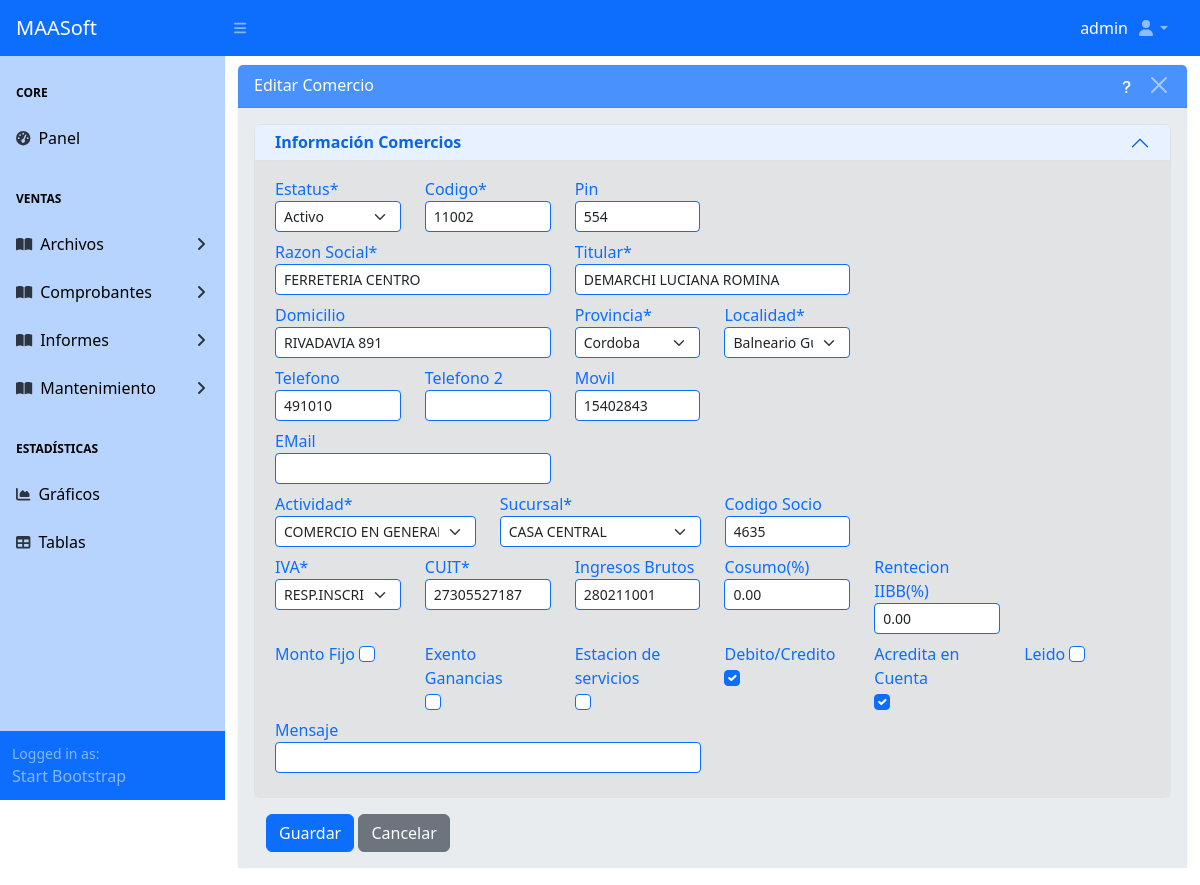
Page /maestros/comercio/1/editar/ (signed in) on the earlier database version.
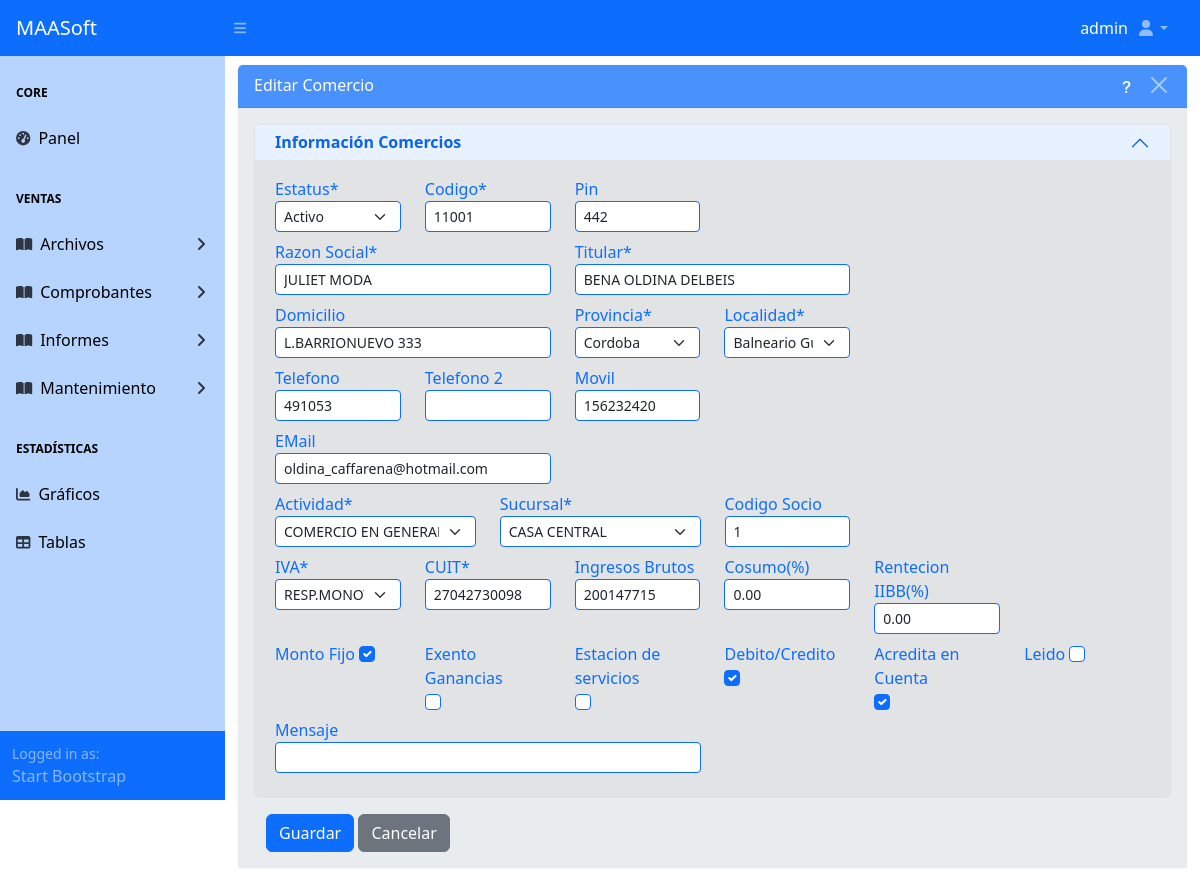
Same page on the later database version.
### apps/maestros/models/comercio_models.py (models this page shows, shortened)
class Comercio(ModeloBaseGenerico):
    id_comercio = models.AutoField(primary_key=True)
    estatus_comercio = models.BooleanField("Estatus*", db_column="estatus", default=True, choices=ESTATUS_GEN)
    codigo_comercio = models.IntegerField("Codigo*", db_column="codigo")
    pin = models.IntegerField()
    razon_social_comercio = models.CharField("Razon Social*", db_column="razon_social", max_length=40)
    nombre_titular = models.CharField("Titular*", db_column="titular", max_length=40)
    domicilio_comercio = models.CharField("Domicilio", db_column="domicilio", max_length=40)
    id_localidad_comercio = models.ForeignKey(Localidad, on_delete=models.PROTECT,
                                              verbose_name="Localidad*", db_column="id_localidad")
    id_provincia_comercio = models.ForeignKey(Provincia, on_delete=models.PROTECT,
                                              verbose_name="Provincia*", db_column="id_provincia")
    telefono_comercio = models.CharField("Telefono", db_column="telefono", max_length=15, blank=True)
    telefono2_comercio = models.CharField("Telefono 2", db_column="telefono2", max_length=15, blank=True)
    movil_comercio = models.CharField("Movil", db_column="movil", max_length=15, blank=True)
    mail_comercio = models.EmailField("eMail", db_column="mail", max_length=50, blank=True)
    id_actividad = models.ForeignKey(Actividad, on_delete=models.PROTECT,
                                     verbose_name="Actividad*")
    id_sucursal_comercio = models.ForeignKey(Sucursal, on_delete=models.PROTECT,
                                             verbose_name="Sucursal*", db_column="id_sucursal")
    codigo_socio = models.IntegerField("Codigo Socio", default=0)
    id_iva_comercio = models.ForeignKey(TipoIva, on_delete=models.PROTECT,
                                        verbose_name="IVA*", db_column="id_iva")
    cuit_comercio = models.DecimalField("CUIT*", db_column="cuit", max_digits=11, decimal_places=0)
    ingreso_bruto = models.CharField("Ingresos Brutos", max_length=15, blank=True)
    monto_fijo = models.BooleanField("Monto Fijo", blank=True)
    estacion_servicio = models.BooleanField("Estacion de servicios", blank=True)
    debito_credito = models.BooleanField("Debito/Credito", blank=True)
    acreditar_cuenta = models.BooleanField("Acredita en Cuenta", blank=True)
    exento_ganancias = models.BooleanField("Exento Ganancias", blank=True)
    mensaje = models.CharField("Mensaje", max_length=120, blank=True)
    leido = models.BooleanField("Leido", blank=True)
    porcentaje_consumo = models.DecimalField("Cosumo(%)", db_column="consumo", max_digits=5, decimal_places=2,
								validators=[MinValueValidator(0),
											MaxValueValidator(100.00)])
    porcentaje_retencion_ib = models.DecimalField("Rentecion IIBB(%)", db_column="retencion_ib", max_digits=5, decimal_places=2,
								validators=[MinValueValidator(0),
											MaxValueValidator(100.00)])
    class Meta:
        db_table = 'comercio'
        verbose_name = ('Comercio')
        verbose_name_plural = ('Comercios')
        ordering = ['razon_social_comercio']

### apps/maestros/views/comercio_views.py (the view)
# urls.py: path('comercio/<int:pk>/editar/', ComercioUpdateView.as_view(), name='comercio_update'),
class ComercioUpdateView(MaestroUpdateView):
	model = ConfigViews.model
	list_view_name = ConfigViews.list_view_name
	form_class = ConfigViews.form_class
	template_name = ConfigViews.template_form
	success_url = ConfigViews.success_url
	permission_required = ConfigViews.permission_change
	extra_context = {
		"accion": f"Editar {ConfigViews.model._meta.verbose_name}",
		"list_view_name" : ConfigViews.list_view_name
	}

### apps/maestros/models/base_models.py (called while the page is built)
    def __str__(self):
        return self.nombre_actividad

    def __str__(self):
        return self.nombre_iva

    def __str__(self):
        return self.nombre_sucursal

	def __str__(self):
		return self.nombre_provincia

### apps/maestros/views/cruds_views_generics.py (called while the page is built)
def obtener_requerimientos_modelo(modelo):
	requerimientos = {}
	for field in modelo._meta.fields:
		exclud_fields = ['usuario', 'estacion', 'fcontrol']
		field_info = []
		if not field.primary_key and field.name not in exclud_fields:
			if not field.blank:
				field_info.append("Este campo es obligatorio")
			if hasattr(field, "max_length") and field.max_length is not None:
				field_info.append(f"Debe tener un máximo de {field.max_length} caracteres")
			if field.unique:
				field_info.append("Debe ser único")
			requerimientos[field.verbose_name] = field_info
	return requerimientos

	def get_context_data(self, **kwargs):
		context = super().get_context_data(**kwargs)
		if 'data_has_errors' not in context:
			context['data_has_errors'] = False
		if 'form' not in context:
			context['form'] = self.get_form()
		context['requerimientos'] = obtener_requerimientos_modelo(self.model)
		return context

### apps/maestros/templates/maestros/comercio_form.html (shortened to what the changed rows need)
{% extends 'maestro_form.html' %}
{% load static %}
{% block maincomponent %}
	{% block principalcomponent %}
		<div id="layoutSidenav_content">
			<main>
				<div class="container-fluid">
					<div class="card border-light mb-3 mt-2">
						<div class="card-body bg-body-secondary">
							<form method="post" enctype="multipart/form-data" novalidate>
								<div class="accordion" id="accordionPanelsStayOpenExample">
									<div class="accordion-item">
										<h2 class="accordion-header">
											<button
												class="accordion-button py-2 "
												type="button"
												data-bs-toggle="collapse"
												data-bs-target="#Información_Comercios"
												aria-expanded="true"
												aria-controls="Información_Comercios">
												<strong>Información Comercios</strong>
											</button>
										</h2>
										<div class="accordion-collapse collapse show"
											id="Información_Comercios">
											<div class="accordion-body bg-secondary-subtle">
												<div class="row">
													<div class="col-md-2">
														<label class="form-label text-primary mb-0">
															{{ form.codigo_comercio.label }}
														</label>
														{{ form.codigo_comercio }}
													</div>
													<div class="col-md-2">
														<label class="form-label text-primary mb-0">
															{{ form.pin.label }}
														</label>
														{{ form.pin }}
													</div>
												</div>
												<div class="row">
													<div class="col-md-4">
														<label class="form-label text-primary mb-0">
															{{ form.razon_social_comercio.label }}
														</label>
														{{ form.razon_social_comercio }}
													</div>
													<div class="col-md-4">
														<label class="form-label text-primary mb-0">
															{{ form.nombre_titular.label }}
														</label>
														{{ form.nombre_titular }}
													</div>
												</div>
												<div class="row">
													<div class="col-md-4">
														<label class="form-label text-primary mb-0">
															{{ form.domicilio_comercio.label }}
														</label>
														{{ form.domicilio_comercio }}
													</div>
												</div>
												<div class="row">
													<div class="col-md-2">
														<label class="form-label text-primary mb-0">
															{{ form.telefono_comercio.label }}
														</label>
														{{ form.telefono_comercio }}
													</div>
													<div class="col-md-2">
														<label class="form-label text-primary mb-0">
															{{ form.movil_comercio.label }}
														</label>
														{{ form.movil_comercio }}
													</div>
												</div>
												<div class="row">
													<div class="col-md-4">
														<label class="form-label text-primary mb-0">
															{{ form.mail_comercio.label }}
														</label>
														{{ form.mail_comercio }}
													</div>
												</div>
												<div class="row">
													<div class="col-md-2">
														<label class="form-label text-primary mb-0">
															{{ form.codigo_socio.label }}
														</label>
														{{ form.codigo_socio }}
													</div>
												</div>
												<div class="row">
													<div class="col-md-2">
														<label class="form-label text-primary mb-0">
															{{ form.id_iva_comercio.label }}
														</label>
														{{ form.id_iva_comercio }}
													</div>
													<div class="col-md-2">
														<label class="form-label text-primary mb-0">
															{{ form.cuit_comercio.label }}
														</label>
														{{ form.cuit_comercio }}
													</div>
													<div class="col-md-2">
														<label class="form-label text-primary mb-0">
															{{ form.ingreso_bruto.label }}
														</label>
														{{ form.ingreso_bruto }}
													</div>
												</div>
												<div class="row">
													<div class="col-md-2">
														<label class="form-label text-primary mb-0">
															{{ form.monto_fijo.label }}
														</label>
														{{ form.monto_fijo }}
													</div>
													<div class="col-md-2">
														<label class="form-label text-primary mb-0">
															{{ form.exento_ganancias.label }}
														</label>
														{{ form.exento_ganancias }}
													</div>
													<div class="col-md-2">
														<label class="form-label text-primary mb-0">
															{{ form.estacion_servicio.label }}
														</label>
														{{ form.estacion_servicio }}
													</div>
													<div class="col-md-2">
														<label class="form-label text-primary mb-0">
															{{ form.debito_credito.label }}
														</label>
														{{ form.debito_credito }}
													</div>
													<div class="col-md-2">
														<label class="form-label text-primary mb-0">
															{{ form.acreditar_cuenta.label }}
														</label>
														{{ form.acreditar_cuenta }}
													</div>
													<div class="col-md-2">
														<label class="form-label text-primary mb-0">
															{{ form.leido.label }}
														</label>
														{{ form.leido }}
													</div>
												</div>
												<div class="row">
													<div class="col-md-6">
														<label class="form-label text-primary mb-0">
															{{ form.mensaje.label }}
														</label>
														{{ form.mensaje }}
													</div>
												</div>
											</div>
										</div>
									</div>
								</div>
							</form>
						</div>
					</div>
				</div>
			</main>
		</div>
	{% endblock principalcomponent %}
{% endblock maincomponent %}

Differences in the rows shown:
changed Comercio: pin "554" → "442"; codigo_socio "4635" → "1"; ingreso_bruto "280211001" → "200147715"; monto_fijo "☐" → "☑"
Other differences:
form field codigo_comercio: "11002" → "11001"
form field razon_social_comercio: "FERRETERIA CENTRO" → "JULIET MODA"
form field nombre_titular: "DEMARCHI LUCIANA ROMINA" → "BENA OLDINA DELBEIS"
form field domicilio_comercio: "RIVADAVIA 891" → "L.BARRIONUEVO 333"
form field telefono_comercio: "491010" → "491053"
form field movil_comercio: "15402843" → "156232420"
form field mail_comercio: (not shown) → "oldina_caffarena@hotmail.com"
form field id_iva_comercio: "RESP.INSCRITO" → "RESP.MONOTRIBUT"
form field cuit_comercio: "27305527187" → "27042730098"
